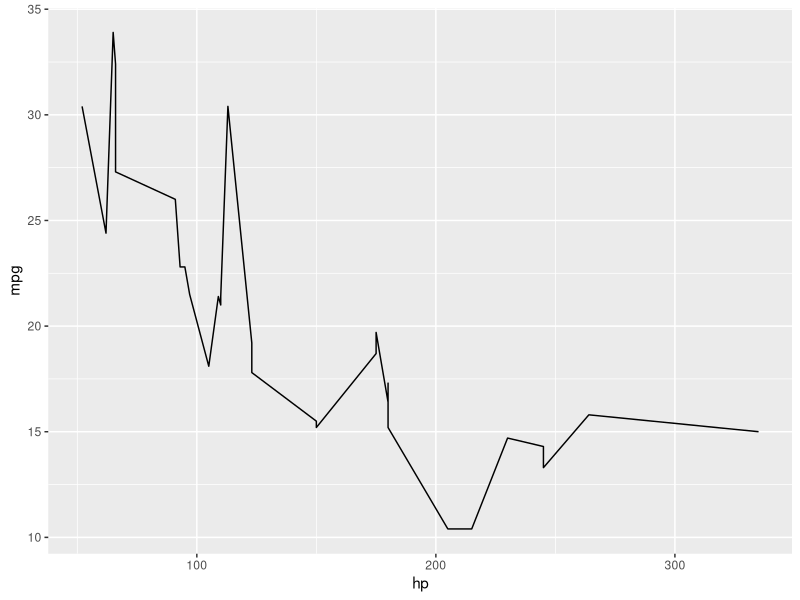

Generate this figure with R:
## ---- chunk 1
# Install the package
install.packages("ggplot2")
# Call the package
library(ggplot2)

# Load database, here I use the built-in data from R (mtcars)
car_df <- mtcars

# Use ggplot to create a line chart
ggplot(mtcars, aes(x = hp, y = mpg)) +
  geom_line()
